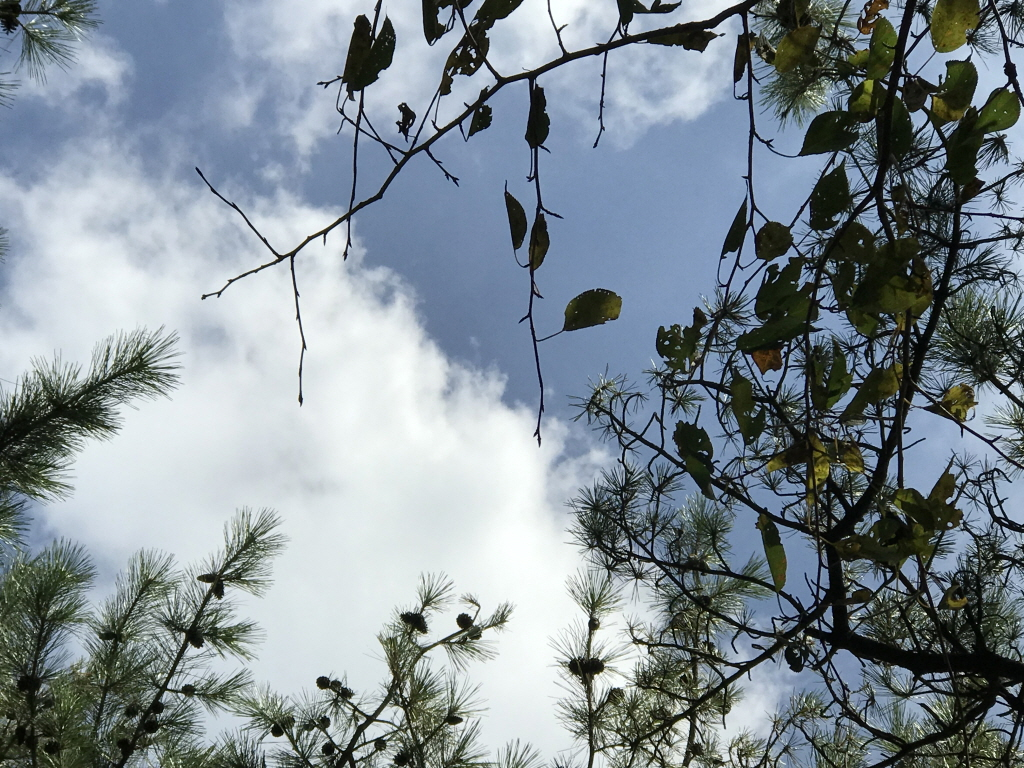
#> input picture chap1.4/sIMG_2180.jpg, 1024 x 768 px
$ jupyter execute chap143.ipynb
#> lines starting #> are read from the running program, lines starting #| are printed output that depends on the picture
## 1.4.3 Geometric Transformations of Images

[cell 1]
import cv2
import numpy as np

[cell 2]
img = cv2.imread('sIMG_2180.jpg')
#> img is the input picture: shape (768, 1024, 3); mean B, G, R 148.6, 141.1, 129.6
res = cv2.resize(img,None,fx=2, fy=2, interpolation = cv2.INTER_CUBIC)

[cell 3]
cv2.namedWindow('image', cv2.WINDOW_AUTOSIZE)
cv2.imshow('image',img)
cv2.resizeWindow('image',int(res.shape[0]/2),int(res.shape[1]/2))
cv2.namedWindow('res', cv2.WINDOW_AUTOSIZE)
cv2.imshow('res',img)
cv2.resizeWindow('res',int(res.shape[0]/2),int(res.shape[1]/2))
cv2.waitKey(0)
cv2.destroyAllWindows()

[cell 4]
#OR
height, width = img.shape[:2]
#> height = 768; width = 1024
res = cv2.resize(img,(2*width, 2*height), interpolation = cv2.INTER_CUBIC)
cv2.namedWindow('image', cv2.WINDOW_NORMAL)
cv2.imshow('image',img)
cv2.namedWindow('res', cv2.WINDOW_NORMAL)
cv2.imshow('res',img)
cv2.waitKey(0)
cv2.destroyAllWindows()

## Translate

[cell 5]
img = cv2.imread('sIMG_2168.jpg',0)
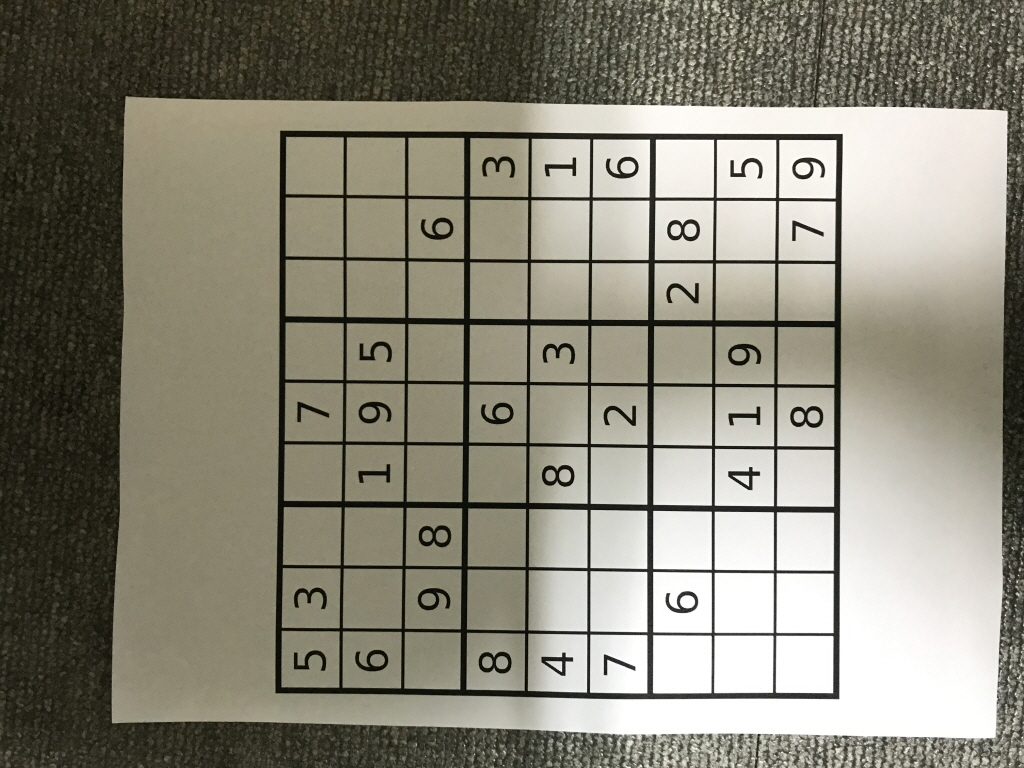
#> input picture chap1.4/sIMG_2168.jpg, 1024 x 768 px
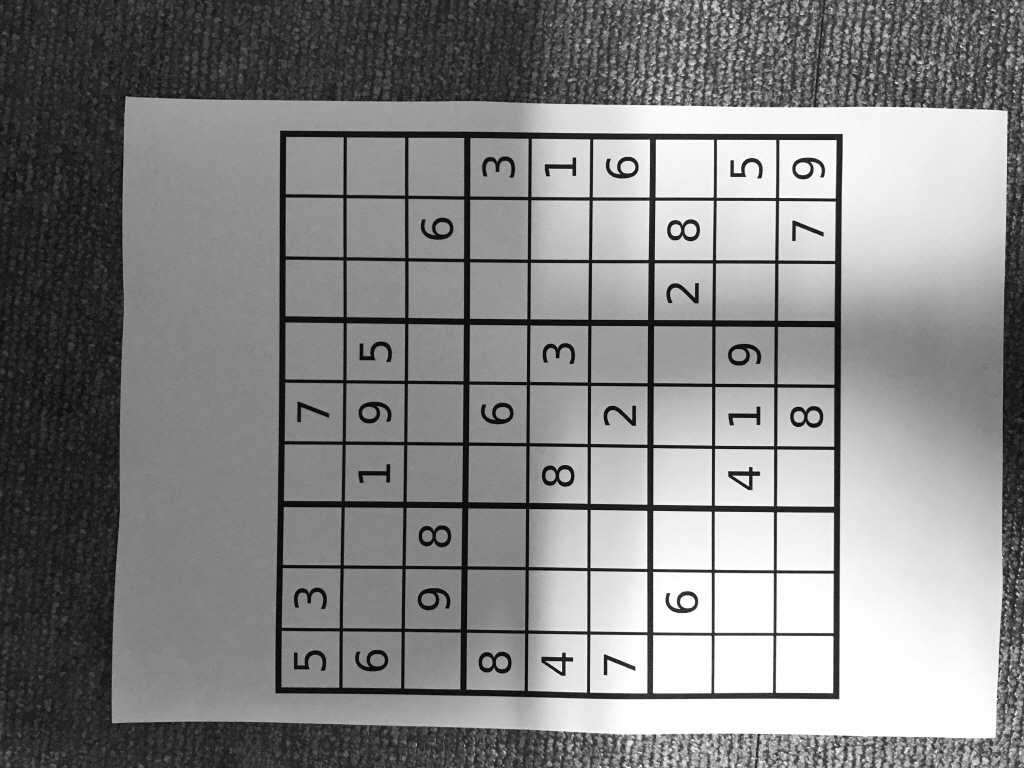
#> img: shape (768, 1024); min 2, max 255, mean 133.4
rows,cols = img.shape
#> rows = 768; cols = 1024
M = np.float32([[1,0,100],[0,1,50]])
dst = cv2.warpAffine(img,M,(cols,rows))
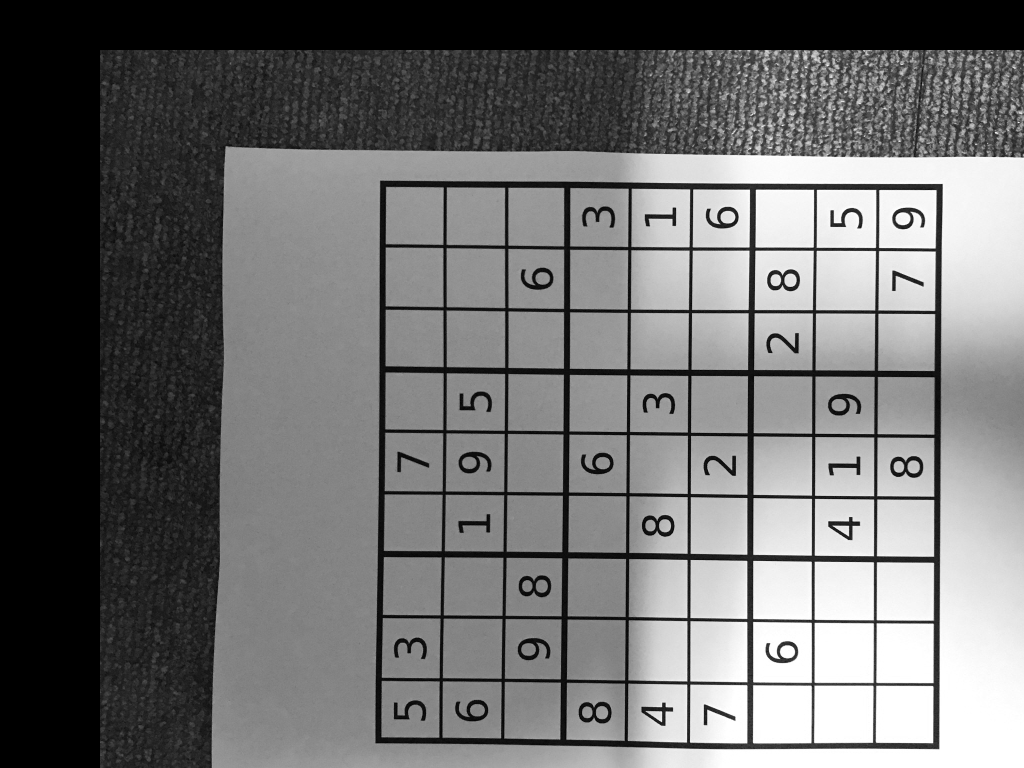
#> dst: shape (768, 1024); min 0, max 255, mean 111.5
image = cv2.line(dst,(0,0),(10,150),(255,0,0),1)
cv2.imshow('img',dst)
cv2.waitKey(0)
cv2.destroyAllWindows()

## Rotate

[cell 6]
img = cv2.imread('sIMG_2168.jpg',0)
rows,cols = img.shape
M = cv2.getRotationMatrix2D((cols/2,rows/2),60,1)
dst = cv2.warpAffine(img,M,(cols,rows))
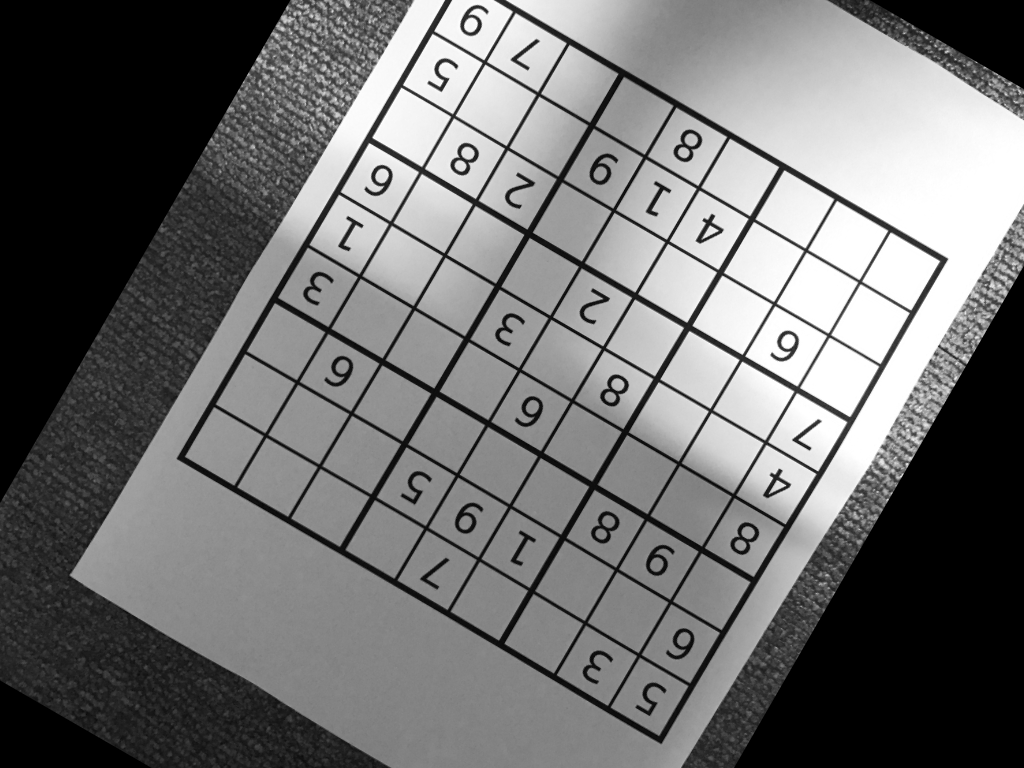
#> dst: shape (768, 1024); min 0, max 255, mean 112.2
cv2.imshow('oimg',img)
cv2.imshow('img',dst)
cv2.waitKey(0)
cv2.destroyAllWindows()

[cell 7]
print(M)
#| [[ 5.00000000e-01  8.66025404e-01 -7.65537551e+01]
#|  [-8.66025404e-01  5.00000000e-01  6.35405007e+02]]
